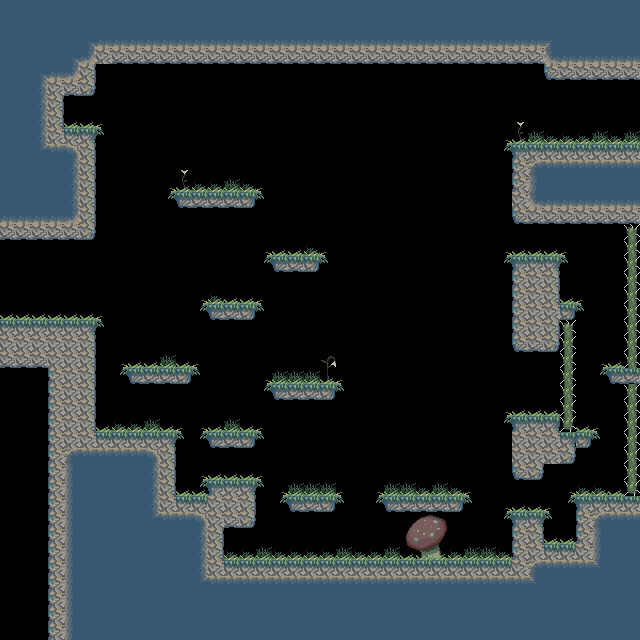

Below is a game level as drawn by its tile map, then a one-line description and the .tmx that defines it (tile-layer data replaced by summaries):
An orthogonal 40x40 tile map with 16x16 px tiles, 3 tile layers (FarBack, NearBack, Ground) and 11 objects (3x blockMonster, 2x exit, 2x entrance, 2x spittingMonster, balloonMonster, ...).

<map version="1.0" orientation="orthogonal" width="40" height="40" tilewidth="16" tileheight="16">
 <properties>
  <property name="name" value="Cascade" />
 </properties>
 <tileset firstgid="1" source="tiles.tsx" />
 <layer name="FarBack" width="40" height="40">
  <data>[1600 cells, 61 non-empty, 15 distinct tile ids]</data>
 </layer>
 <layer name="NearBack" width="40" height="40">
  <data>[1600 cells, 151 non-empty, 6 distinct tile ids]</data>
 </layer>
 <layer name="Ground" width="40" height="40">
  <data>[1600 cells, 678 non-empty, 28 distinct tile ids]</data>
 </layer>
 <objectgroup name="Connections" width="40" height="40">
  <object type="exit" x="0" y="240" width="16" height="80">
   <properties>
    <property name="entrance" value="right" />
    <property name="from" value="right" />
    <property name="to" value="chasm" />
   </properties>
  </object>
  <object name="left" type="entrance" x="16" y="288" width="32" height="32" />
  <object type="exit" x="624" y="80" width="16" height="64">
   <properties>
    <property name="entrance" value="left" />
    <property name="from" value="left" />
    <property name="to" value="rise" />
   </properties>
  </object>
  <object name="right" type="entrance" x="592" y="112" width="32" height="32" />
 </objectgroup>
 <objectgroup name="Spawns" width="40" height="40">
  <object type="spittingMonster" x="224" y="528" width="32" height="32">
   <properties>
    <property name="facing" value="right" />
    <property name="state" value="water" />
   </properties>
  </object>
  <object type="blockMonster" x="512" y="480" width="32" height="32">
   <properties>
    <property name="size" value="medium" />
   </properties>
  </object>
  <object type="blockMonster" x="208" y="160" width="32" height="32">
   <properties>
    <property name="size" value="medium" />
   </properties>
  </object>
  <object type="blockMonster" x="512" y="224" width="32" height="32">
   <properties>
    <property name="size" value="medium" />
   </properties>
  </object>
  <object type="balloonMonster" x="96" y="400" width="32" height="32" />
  <object type="firePlant" x="512" y="368" width="48" height="48" />
  <object type="spittingMonster" x="64" y="96" width="32" height="32">
   <properties>
    <property name="facing" value="right" />
    <property name="state" value="normal" />
   </properties>
  </object>
 </objectgroup>
</map>